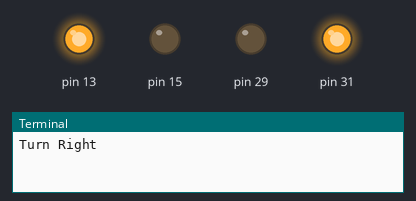
Simulated run of this program. Board: Raspberry Pi (header pin numbers). Shown: output pins drawn as LEDs (lit = HIGH), the last lines printed to the terminal. At 6.0 s the program stops and its outputs stay as they are.

Above: at 0.1 s.
At 2.1 s:
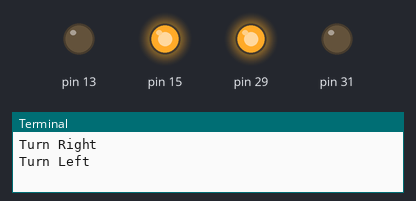
At 6.1 s:
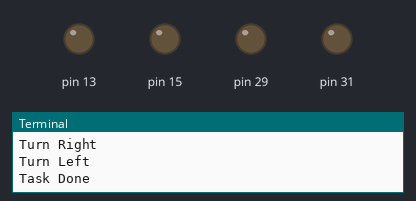
Timing chart, 0 to 7.5 s (numbered marks = the images above):
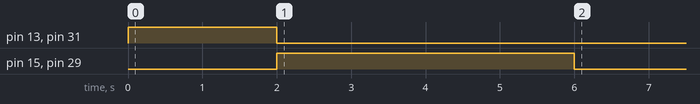

The program:

Motor-Driver_3.py
```python
#usr!/bin/python3
#3.Test Motor-Driver_3.py
import RPi.GPIO as gpio
import time

def init():
    gpio.setmode(gpio.BOARD)
    gpio.setup(13, gpio.OUT)
    gpio.setup(15, gpio.OUT)
    gpio.setup(29, gpio.OUT)
    gpio.setup(31, gpio.OUT)

def turnright(tf):
    init()
    gpio.output(13, True)
    gpio.output(15, False)
    gpio.output(29, False)
    gpio.output(31, True)
    time.sleep(tf)
    gpio.cleanup()

def turnleft(tf):
    init()
    gpio.output(13, False)
    gpio.output(15, True)
    gpio.output(29, True)
    gpio.output(31, False)
    time.sleep(tf)
    gpio.cleanup()

print("Turn Right")
turnright(2)
print("Turn Left")
turnleft(4)

print("Task Done")
```

Measured:
- by itself, pin 13, pin 31: LOW → HIGH at 0.00 s, → LOW 2.0 s later
- by itself, pin 15, pin 29: LOW → HIGH at 2.0 s, → LOW 4.0 s later
